Frame 1 (no input): blank canvas, image omitted
Frame 60 (no input): blank canvas, image omitted
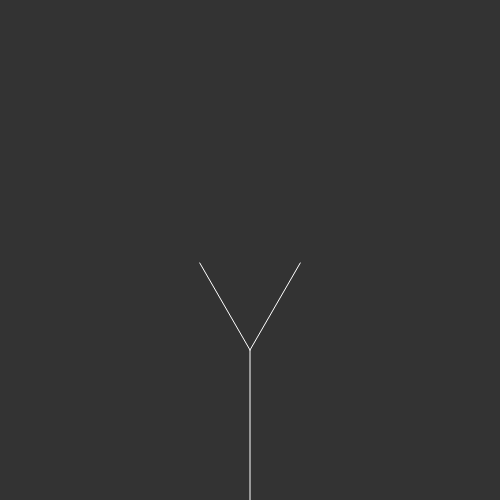
Frame 120 (the mouse pressed at the canvas centre since frame 60)

The p5.js sketch whose frames 1 and 60 were blank and that drew this single picture after the mouse press (run headless with seeded random() and noise() and a simulated clock; from frame 60 on, the mouse is pressed at the canvas centre):

// p5.js sketch
// ── sketch.js
var tree = [];
var leaves = [];

var count = 0;

var start_len = 150;
var angle;
var down_scale = 0.67;

var slider;

function setup()
{
  createCanvas(500, 500);
  
  slider = createSlider(0, PI, PI/4, 0.001);

  let a = createVector(floor(width/2), height);
  let b = createVector(floor(width/2), height - start_len);
  var root = new Branch(a, b);

  angle = PI/6;

  tree[0] = root;
}

function mousePressed()
{
  for (let t = tree.length - 1; t >= 0; t--) {
    if (!tree[t].isFinished) {
      var newBranches = tree[t].branch(angle, down_scale);
      for (let b = 0; b < newBranches.length; b++) {
        tree.push(newBranches[b]);
      }
      tree[t].isFinished = true;
    }
  }
  count++;

  if (count === 5) {
    for (let i = 0; i < tree.length; i++) {
      if (!tree[i].isFinished) {
        var leaf = tree[i].end.copy();
        leaves.push(leaf);
      }
    }
  }
}

function draw()
{
  background(51);

  for (let t = 0; t < tree.length; t++) {
    tree[t].show();
    //tree[t].jitter();
  }

  for (let l = 0; l < leaves.length; l++) {
    fill(255, 0, 100, 100)
    noStroke();
    ellipse(leaves[l].x, leaves[l].y, 8, 8);
  }
}

// ── branch.js
class Branch
{
  constructor(start, end)
  {
    this.start = start;
    this.end = end;
    this.isFinished = false;
  }

  show()
  {
    stroke(255);
    line(this.start.x, this.start.y, this.end.x, this.end.y);
  }

  branch(angle, d_scale)
  {
    var branches = [];

    var dir = p5.Vector.sub(this.end, this.start);
    dir.rotate(angle);
    dir.mult(d_scale);

    var newRightEnd = p5.Vector.add(this.end, dir);
    branches.push(new Branch(this.end, newRightEnd));

    dir.rotate(- angle * 2);
    var newLeftEnd = p5.Vector.add(this.end, dir);
    branches.push(new Branch(this.end, newLeftEnd));

    return branches;
  }

  jitter()
  {
    this.end.x += random(-1, 1);
    this.end.y += random(-1, 1);
  }
}
